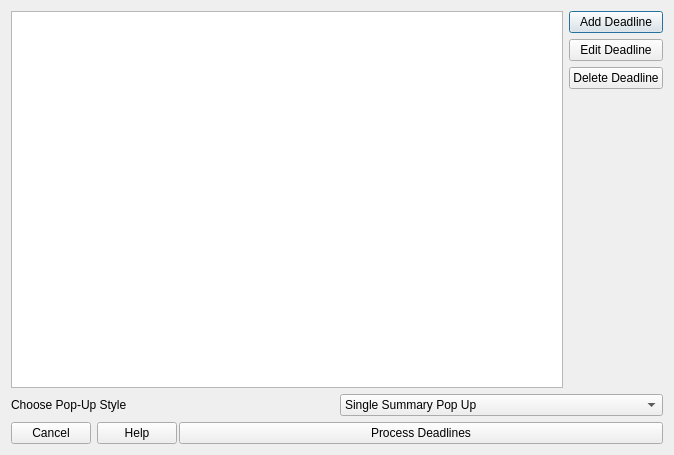
<?xml version="1.0" encoding="UTF-8"?>
<ui version="4.0">
 <class>Dialog</class>
 <widget class="QDialog" name="Dialog">
  <property name="geometry">
   <rect>
    <x>0</x>
    <y>0</y>
    <width>674</width>
    <height>455</height>
   </rect>
  </property>
  <property name="windowTitle">
   <string>editing_fields</string>
  </property>
  <property name="modal">
   <bool>false</bool>
  </property>
  <layout class="QVBoxLayout" name="verticalLayout">
   <item>
    <layout class="QHBoxLayout" name="horizontalLayout">
     <item>
      <widget class="QListWidget" name="fieldList">
       <property name="sizePolicy">
        <sizepolicy hsizetype="Expanding" vsizetype="MinimumExpanding">
         <horstretch>0</horstretch>
         <verstretch>0</verstretch>
        </sizepolicy>
       </property>
       <property name="minimumSize">
        <size>
         <width>50</width>
         <height>60</height>
        </size>
       </property>
       <property name="selectionMode">
        <enum>QAbstractItemView::MultiSelection</enum>
       </property>
      </widget>
     </item>
     <item>
      <layout class="QVBoxLayout" name="verticalLayout_3">
       <item>
        <widget class="QPushButton" name="AddDeadlineButton">
         <property name="text">
          <string>Add Deadline</string>
         </property>
        </widget>
       </item>
       <item>
        <widget class="QPushButton" name="EditDeadlineButton">
         <property name="text">
          <string>Edit Deadline</string>
         </property>
        </widget>
       </item>
       <item>
        <widget class="QPushButton" name="DeleteDeadlineButton">
         <property name="text">
          <string>Delete Deadline</string>
         </property>
        </widget>
       </item>
       <item>
        <spacer name="verticalSpacer_3">
         <property name="orientation">
          <enum>Qt::Vertical</enum>
         </property>
         <property name="sizeHint" stdset="0">
          <size>
           <width>20</width>
           <height>40</height>
          </size>
         </property>
        </spacer>
       </item>
      </layout>
     </item>
    </layout>
   </item>
   <item>
    <layout class="QHBoxLayout" name="horizontalLayout_3">
     <item>
      <widget class="QLabel" name="OneOrManyLabel">
       <property name="text">
        <string>Choose Pop-Up Style</string>
       </property>
      </widget>
     </item>
     <item>
      <widget class="QComboBox" name="OneOrManyBox">
       <item>
        <property name="text">
         <string>Single Summary Pop Up</string>
        </property>
       </item>
       <item>
        <property name="text">
         <string>One Pop Up per Deck</string>
        </property>
       </item>
      </widget>
     </item>
    </layout>
   </item>
   <item>
    <layout class="QHBoxLayout" name="horizontalLayout_4" stretch="0,0">
     <property name="spacing">
      <number>2</number>
     </property>
     <item>
      <widget class="QDialogButtonBox" name="buttonBox">
       <property name="enabled">
        <bool>true</bool>
       </property>
       <property name="sizePolicy">
        <sizepolicy hsizetype="Fixed" vsizetype="Fixed">
         <horstretch>0</horstretch>
         <verstretch>0</verstretch>
        </sizepolicy>
       </property>
       <property name="orientation">
        <enum>Qt::Horizontal</enum>
       </property>
       <property name="standardButtons">
        <set>QDialogButtonBox::Cancel|QDialogButtonBox::Help</set>
       </property>
       <property name="centerButtons">
        <bool>false</bool>
       </property>
      </widget>
     </item>
     <item>
      <widget class="QPushButton" name="ProcessDeadlineBox">
       <property name="text">
        <string>Process Deadlines</string>
       </property>
      </widget>
     </item>
    </layout>
   </item>
  </layout>
 </widget>
 <tabstops>
  <tabstop>fieldList</tabstop>
  <tabstop>AddDeadlineButton</tabstop>
  <tabstop>DeleteDeadlineButton</tabstop>
 </tabstops>
 <resources/>
 <connections>
  <connection>
   <sender>buttonBox</sender>
   <signal>rejected()</signal>
   <receiver>Dialog</receiver>
   <slot>reject()</slot>
   <hints>
    <hint type="sourcelabel">
     <x>316</x>
     <y>260</y>
    </hint>
    <hint type="destinationlabel">
     <x>286</x>
     <y>274</y>
    </hint>
   </hints>
  </connection>
  <connection>
   <sender>buttonBox</sender>
   <signal>accepted()</signal>
   <receiver>Dialog</receiver>
   <slot>accept()</slot>
   <hints>
    <hint type="sourcelabel">
     <x>248</x>
     <y>254</y>
    </hint>
    <hint type="destinationlabel">
     <x>157</x>
     <y>274</y>
    </hint>
   </hints>
  </connection>
 </connections>
</ui>
